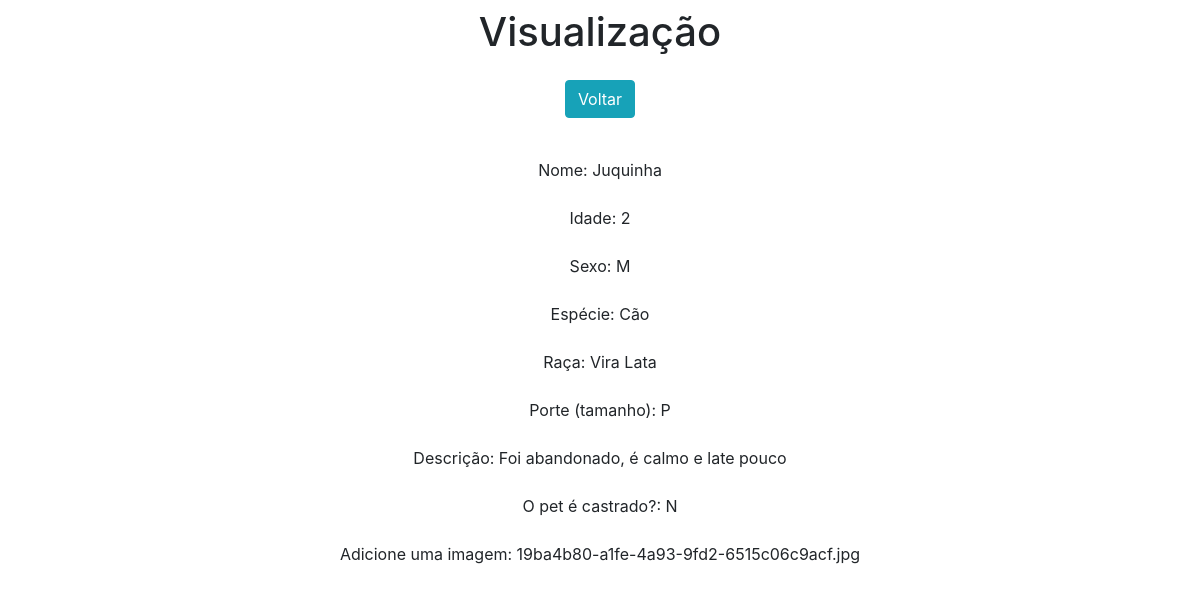
Screenshot of /view/1/ with the database file from the repository.
### telainicial/models.py (models this page shows)
class Pets(models.Model):
    MF = [('M', 'Macho'), ('F', 'Fêmea')]
    Especies = [('Cão','Cão'), ('Gato','Gato')]
    Tamanhos = [('XP','Mini'),('P','Pequeno'),('M','Médio'),('G','Grande'),('XG','Extra Grande')]
    Castracao = [('S', 'Sim'), ('N', 'Não')]
    nome = models.CharField(max_length=100)
    idade = models.IntegerField(null=True)
    sexo = models.CharField(choices=MF, max_length=1)
    especie = models.CharField(choices=Especies, max_length=4)
    raca = models.CharField(max_length=30)
    porte = models.CharField(choices=Tamanhos, max_length=2)
    descricao = models.TextField()
    castrado = models.CharField(choices=Castracao, max_length=1)
    imagem = StdImageField('Imagem', upload_to=get_file_path, variations={'thumb': {'width': 480, 'height': 480, 'crop': True}})

### telainicial/views.py (the view)
# urls.py: path('view/<int:pk>/', views.view, name='view'),
def view(request, pk):
    data = {}
    data['db'] = Pets.objects.get(pk=pk)
    return render(request, 'view.html',data)

### telainicial/templates/view.html (shortened to what this page needs)
{% load static %}
<!DOCTYPE html>
<html lang="pt-br">
<head>
    <link rel="stylesheet" href="https://stackpath.bootstrapcdn.com/bootstrap/4.1.3/css/bootstrap.min.css">
</head>
<body>
    <div class="col-8 m-auto pt-2 pb-2 text-center">
        <h1> Visualização </h1>
    </div>
    <div class="col-8 m-auto pt-2 pb-2 text-center">
        <a href="/" class="btn btn-info"> Voltar </a>
    </div>
    <div class="col-8 m-auto pt-2 pb-2 text-center">
            <div class="form-group mt-4">Nome: {{db.nome}}</div>
            <div class="form-group mt-4">Idade: {{db.idade}}</div>
            <div class="form-group mt-4">Sexo: {{db.sexo}}</div>
            <div class="form-group mt-4">Espécie: {{db.especie}}</div>
            <div class="form-group mt-4">Raça: {{db.raca}}</div>
            <div class="form-group mt-4">Porte (tamanho): {{db.porte}}</div>
            <div class="form-group mt-4">Descrição: {{db.descricao}}</div>
            <div class="form-group mt-4">O pet é castrado?: {{db.castrado}}</div>
            <div class="form-group mt-4">Adicione uma imagem: {{db.imagem}}</div>
    </div>
</body>
</html>

### rows the page displays
Pets: nome "Juquinha", idade "2", sexo "M", especie "Cão", raca "Vira Lata", porte "P", descricao "Foi abandonado, é calmo e late pouco", castrado "N", imagem "19ba4b80-a1fe-4a93-9fd2-6515c06c9acf.jpg"
